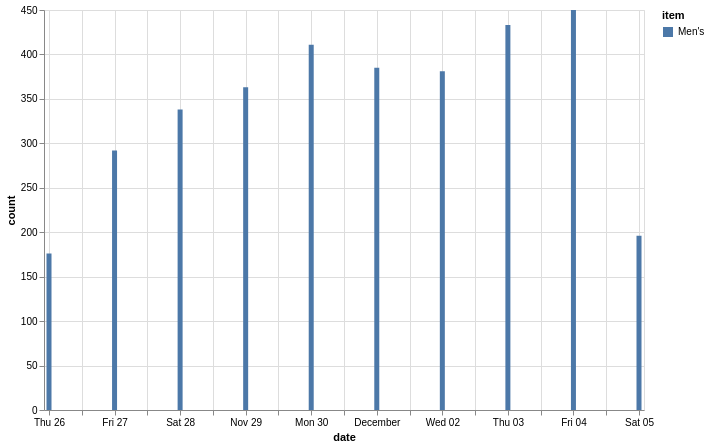

Vega-Lite specification for this chart:
### Vega-Lite specification from a JSON file in a GitHub repository (floating-point values rounded to 4 significant figures)
{"config": {"view": {"continuousWidth": 400, "continuousHeight": 300}}, "data": {"name": "data-e6d65876e809076148c3ddba6f008384"}, "mark": "bar", "encoding": {"color": {"type": "nominal", "field": "item"}, "x": {"type": "temporal", "field": "date"}, "y": {"type": "quantitative", "field": "count"}}, "height": 400, "width": 600, "$schema": "https://vega.github.io/schema/vega-lite/v4.8.1.json", "datasets": {"data-e6d65876e809076148c3ddba6f008384": [{"item": "Men's", "date": "2020-11-26", "count": 176}, {"item": "Men's", "date": "2020-11-27", "count": 292}, {"item": "Men's", "date": "2020-11-28", "count": 338}, {"item": "Men's", "date": "2020-11-29", "count": 363}, {"item": "Men's", "date": "2020-11-30", "count": 411}, {"item": "Men's", "date": "2020-12-01", "count": 385}, {"item": "Men's", "date": "2020-12-02", "count": 381}, {"item": "Men's", "date": "2020-12-03", "count": 433}, {"item": "Men's", "date": "2020-12-04", "count": 450}, {"item": "Men's", "date": "2020-12-05", "count": 196}]}}
